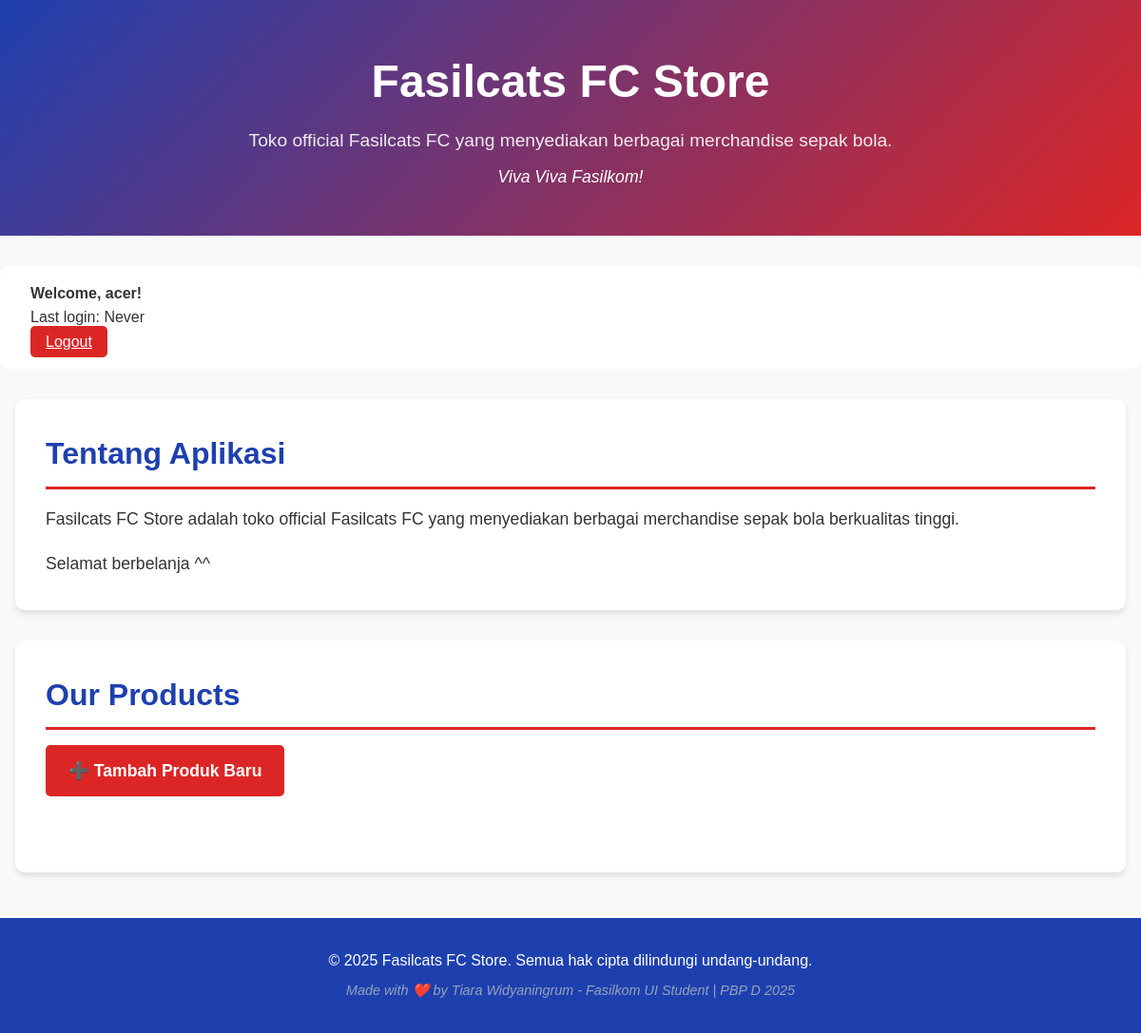
The app's page / (signed in), older data.
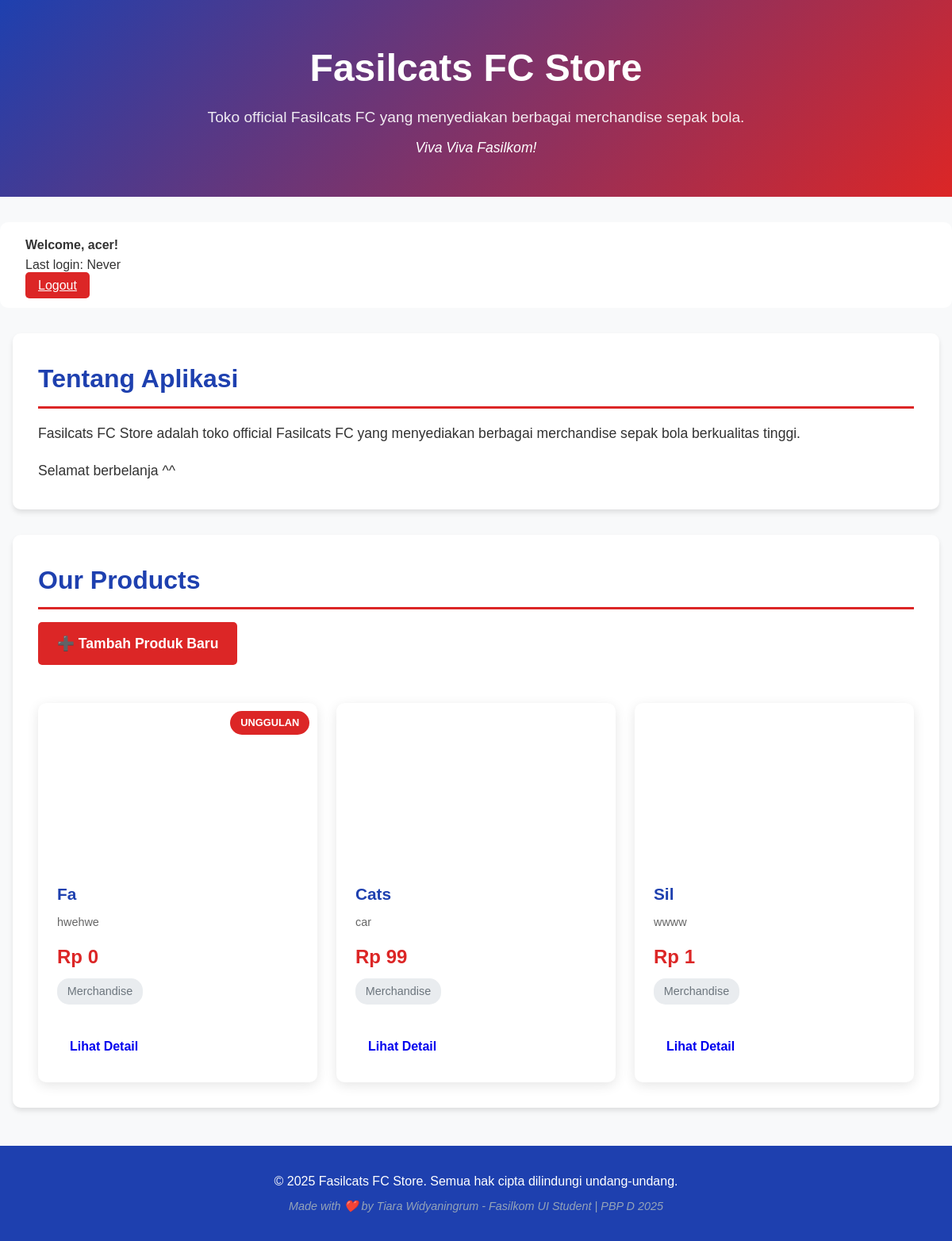
The same page, newer data.
### main/models.py (models this page shows, shortened)
class Product(models.Model):
    user = models.ForeignKey(User, on_delete=models.CASCADE, null=True)
    name = models.CharField(max_length=255)
    price = models.IntegerField()
    description = models.TextField()
    thumbnail = models.URLField()
    category = models.CharField(max_length=100)
    is_featured = models.BooleanField(default=False)
    brand = models.CharField(max_length=100, blank=True, null=True)
    stock = models.IntegerField(default=0)
    size = models.CharField(max_length=50, blank=True, null=True)
    created_at = models.DateTimeField(auto_now_add=True)
    updated_at = models.DateTimeField(auto_now=True)
    class Meta:
        ordering = ['-is_featured', 'name']

### main/views.py (the view)
# urls.py: path('', views.show_main, name='show_main'),
@login_required(login_url='/login')
def show_main(request):
    filter_type = request.GET.get("filter", "my")
    if filter_type == "all":
        products = Product.objects.all()
    else:
        products = Product.objects.filter(user=request.user)
    print(f"Products count for {request.user.username}: {products.count()}")
    context = {
        'app_name': 'Fasilcats FC Store',
        'name': request.user.username,
        'class': 'PBP D',
        'description': 'Toko official Fasilcats FC yang menyediakan berbagai merchandise sepak bola.',
        'tagline': 'Viva Viva Fasilkom!',
        'identity': 'Made with ❤️ by Tiara Widyaningrum - Fasilkom UI Student | PBP D 2025',
        'products': products,
        'last_login': request.COOKIES.get('last_login', 'Never')
    }
    return render(request, 'main.html', context)

### main/templates/main.html (shortened to what this page needs)
<!DOCTYPE html>
<html lang="en">
{% load static %}
<head>
</head>
<body>
    <div class="header">
        <h1>{{ app_name }}</h1>
        <p>{{ description }}</p>
        <div class="tagline">{{ tagline }}</div>
    </div>
    <div class="user-info" style="background: white; padding: 1rem; margin-bottom: 2rem; border-radius: 10px;">
        <div class="container">
            <p><strong>Welcome, {{ name }}!</strong></p>
            <p>Last login: {{ last_login }}</p>
            <a href="{% url 'main:logout' %}" style="background: #dc2626; color: white; padding: 0.5rem 1rem; border-radius: 5px;">Logout</a>
        </div>
    </div>
    <div class="container">
        <div class="section">
            <h2>Tentang Aplikasi</h2>
            <p style="font-size: 1.1rem; line-height: 1.8;">
                {{ app_name }} adalah toko official Fasilcats FC yang menyediakan berbagai merchandise sepak bola berkualitas tinggi.
            </p>
            <p style="font-size: 1.1rem; line-height: 1.8; margin-top: 1rem;">
                Selamat berbelanja ^^
            </p>
        </div>
        <div class="section">
            <h2>Our Products</h2>
            <div style="margin-bottom: 1.5rem;">
                <a href="{% url 'main:create_product' %}" class="btn btn-add">
                    ➕ Tambah Produk Baru
                </a>
            </div>
            {% if products %}
                <div class="products-grid">
                    {% for product in products %}
                    <div class="product-card">
                        <div class="product-image" style="background-image: url('{% static product.thumbnail %}')">
                            {% if product.is_featured %}
                            <div class="featured-badge">UNGGULAN</div>
                            {% endif %}
                        </div>
                        <div class="product-info">
                            <div class="product-name">{{ product.name }}</div>
                            <div class="product-description">{{ product.description }}</div>
                            <div class="product-price">Rp {{ product.price|floatformat:0 }}</div>
                            <div class="product-category">{{ product.category }}</div>
                            <div style="margin-top: 1rem;">
                                <a href="{% url 'main:product_detail' product.pk %}" class="btn btn-detail">
                                    Lihat Detail
                                </a>
                            </div>
                        </div>
                    </div>
                    {% endfor %}
                </div>
            {% endif%}
        </div>
    </div>
    <div class="footer">
        <p>&copy; 2025 {{ app_name }}. Semua hak cipta dilindungi undang-undang.</p>
        <p class="identity">{{ identity }}</p>
    </div>
</body>
</html>

### main/templates/main.html (style rules this page uses)
* { margin: 0; padding: 0; box-sizing: border-box; }
body { font-family: 'Arial', sans-serif; line-height: 1.6; color: #333; background-color: #f8f9fa; }
.header { background: linear-gradient(135deg, #1e40af, #dc2626); color: white; text-align: center; padding: 3rem 1rem; margin-bottom: 2rem; }
.header h1 { font-size: 3rem; margin-bottom: 0.5rem; font-weight: bold; }
.header p { font-size: 1.2rem; opacity: 0.9; }
.tagline { font-size: 1.1rem; margin-top: 0.5rem; font-style: italic; }
.container { max-width: 1200px; margin: 0 auto; padding: 0 1rem; }
.section { background: white; margin-bottom: 2rem; padding: 2rem; border-radius: 10px; box-shadow: 0 4px 6px rgba(0,0,0,0.1); }
.section h2 { color: #1e40af; margin-bottom: 1rem; font-size: 2rem; border-bottom: 3px solid #dc2626; padding-bottom: 0.5rem; }
.products-grid { display: grid; grid-template-columns: repeat(auto-fit, minmax(280px, 1fr)); gap: 1.5rem; margin-top: 1.5rem; }
.product-card { background: white; border-radius: 10px; overflow: hidden; box-shadow: 0 4px 15px rgba(0,0,0,0.1); transition: transform 0.3s ease, box-shadow 0.3s ease; position: relative; }
.product-image { width: 100%; height: 200px; background-size: cover; background-position: center; position: relative; }
.featured-badge { position: absolute; top: 10px; right: 10px; background: #dc2626; color: white; padding: 0.3rem 0.8rem; border-radius: 20px; font-size: 0.8rem; font-weight: bold; }
.product-info { padding: 1.5rem; }
.product-name { font-size: 1.3rem; font-weight: bold; color: #1e40af; margin-bottom: 0.5rem; }
.product-description { color: #666; font-size: 0.9rem; margin-bottom: 0.8rem; }
.product-price { font-size: 1.5rem; font-weight: bold; color: #dc2626; margin-bottom: 0.5rem; }
.product-category { background: #e9ecef; color: #6c757d; padding: 0.3rem 0.8rem; border-radius: 15px; font-size: 0.9rem; display: inline-block; margin-bottom: 1rem; }
.btn { padding: 0.5rem 1rem; border: none; border-radius: 5px; text-decoration: none; font-weight: bold; display: inline-block; transition: all 0.3s ease; cursor: pointer; text-align: center; }
.btn-add { background-color: #dc2626; color: white; font-size: 1.1rem; padding: 0.8rem 1.5rem; margin-bottom: 1.5rem; }
.footer { background: #1e40af; color: white; text-align: center; padding: 2rem; margin-top: 3rem; }
.identity { font-style: italic; color: #94a3b8; margin-top: 0.5rem; font-size: 0.9rem; }

Row changes from the older to the newer data that the page shows:
added Product: is_featured "UNGGULAN", name "Fa", description "hwehwe", price "0", category "Merchandise"
added Product: name "Cats", description "car", price "99", category "Merchandise"
added Product: name "Sil", description "wwww", price "1", category "Merchandise"
